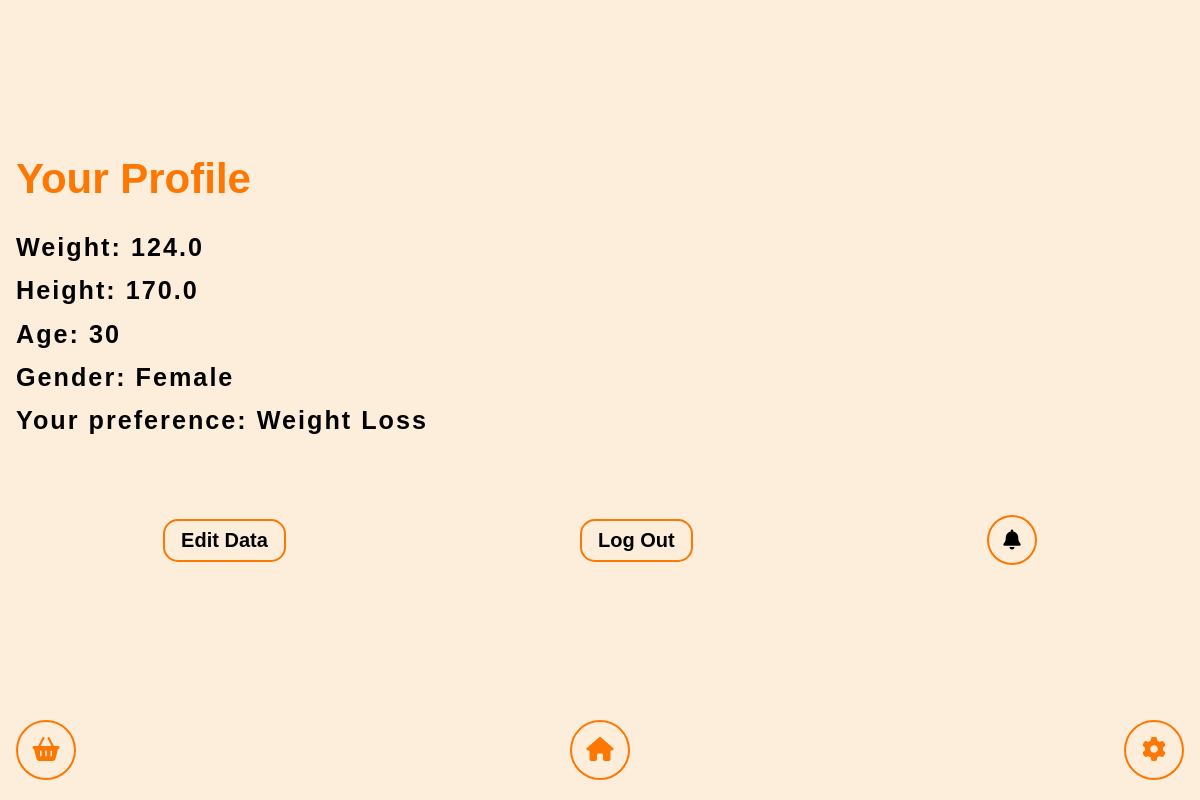
Before: /settings/ (signed in) with the older database file.
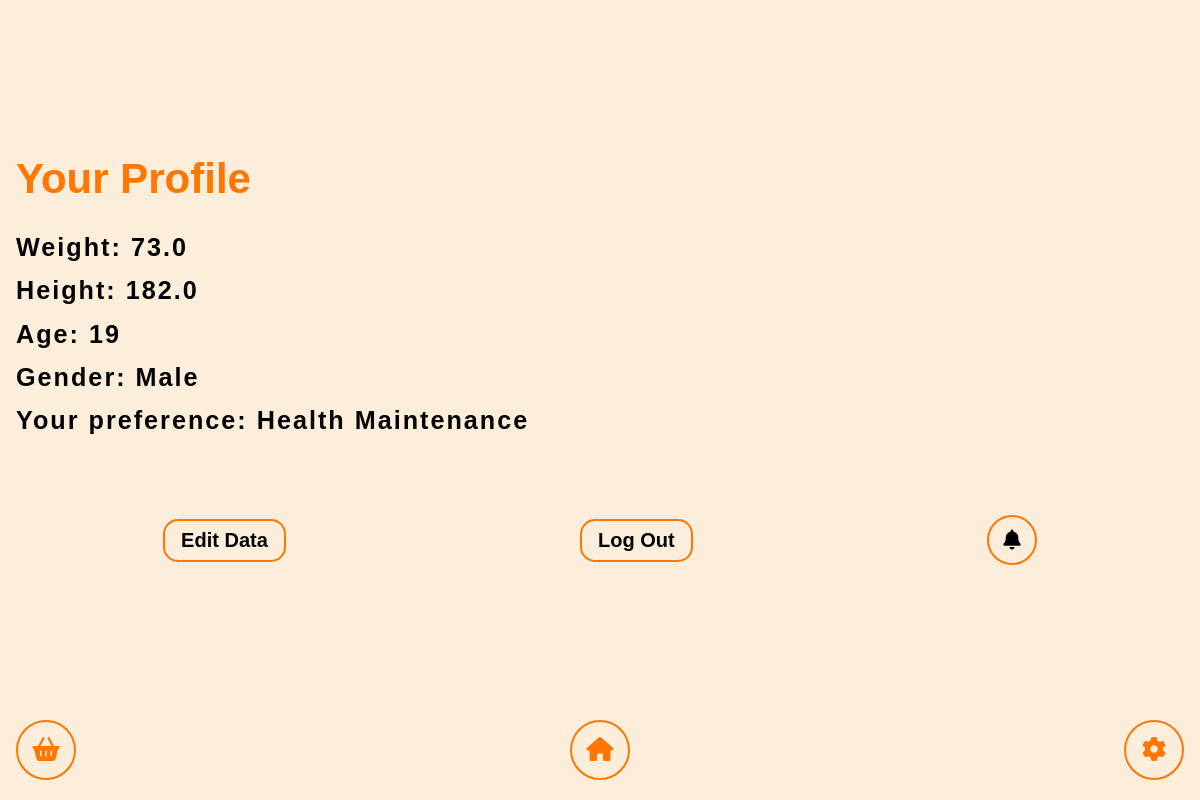
After: the same page with the newer database file.
### nutritions/models.py (models this page shows, shortened)
class UserInfo(models.Model):
    user = models.ForeignKey(User, on_delete=models.CASCADE, null=True, blank=True)
    telegram_id = models.IntegerField(default=0)
    name = models.CharField(max_length=100, default='NoName')
    age = models.IntegerField(default=0)
    weight = models.FloatField(default=0)
    height = models.FloatField(default=0)
    gender = models.CharField(default="NoInfo", max_length=10)
    preference = models.IntegerField(default=0)

### nutritions/views.py (the view)
# urls.py: path('settings/', views.settings_page, name='settings'),
def settings_page(request):
    if request.user.is_authenticated:
        user_info = UserInfo.objects.get(user=User.objects.get(username=request.user))
        return render(request, 'settings_page.html', {'user_info':user_info})
    return redirect(main_page)

### nutritions/templates/settings_page.html (shortened to what this page needs)
{% load static %}
<!DOCTYPE html>
<html lang="en">
  <head>
    <link rel="stylesheet" href="{% static 'nutritions/style.css' %}" />
    <link
      rel="stylesheet"
      href="https://cdnjs.cloudflare.com/ajax/libs/font-awesome/6.6.0/css/all.min.css"
    />
    <link rel="stylesheet" href="{% static 'nutritions/profile.css' %}" />
  </head>
  <body>
    <header>
      <div class="container">
        <nav class="navigation">
          <div class="nav_items">
            <div class="icon_wrapper">
              <a href="/mealPage/"><i class="fa-solid fa-basket-shopping"></i></a>
            </div>
            <div class="icon_wrapper">
              <a href="/"><i class="fa-solid fa-house"></i></a>
            </div>
              {% if request.user.is_authenticated %}
              <div class="icon_wrapper">
              <a href="/settings/"><i class="fa-solid fa-gear"></i></a>
            </div>
              {% else %}
            <div class="icon_wrapper">
              <a href="/login/"><i class="fa-solid fa-user"></i></a>
            </div> {% endif %}
          </div>
        </nav>
      </div>
    </header>
    <main class="main">
      <div class="container">
        <div class="profile">
          <div class="profile_info">
            <h2 class="profile_head">Your Profile</h2>
            <p class="profile_weight">
              Weight: {{ user_info.weight }}
            </p>
            <p class="profile_height">
              Height: {{ user_info.height }}
            </p>
            <p class="profile_age">Age: {{ user_info.age }}</p>
            <p class="profile_gender">
              Gender: {{ user_info.gender }}
            </p>
<p class="profile_preference">
{% if user_info.preference == "-2" %}
              Your preference: Weight Loss
              {% elif user_info.preference == "0" %}
              Your preference: Health Maintenance
              {% elif user_info.preference == "1" %}
              Your preference: Weight Gain <span id="preferenceDisplay"></span>
              {% else %}
              what
              {% endif %}
</p>
          </div>
          <div class="profile_btn">
            <a href="/edit/" class="edit_btn" id="editData">Edit Data</a>
            <a href="/logout/" class="logout_btn" id="logout">Log Out</a>
              {% if user_info.telegram_id != 0 %}
                  <a href="disablenotifications/" class="notification_btn" id="notificationOff"><i class="fa-solid fa-bell-slash"></i></a>
              {% else %}
                  <a href="https://t.me/meal_planner_uzbot" class="notification_btn" id="notificationOn"
              ><i class="fa-solid fa-bell"></i></a>
              {% endif %}
          </div>
        </div>
      </div>
    </main>
  </body>
</html>

### nutritions/static/nutritions/style.css (style rules this page uses)
* { margin: 0; padding: 0; box-sizing: border-box; font-family: "Barlow", sans-serif; }
a { color: inherit; text-decoration: none; }
body { background-color: #fdeedc; }
.container { max-width: 1280px; width: 100%; padding: 0 1rem; margin: 0 auto; }
header { z-index: 100; position: fixed; bottom: 0; left: 0; width: 100%; align-items: center; justify-content: center; }
.navigation { height: 80px; }
.nav_items { display: flex; align-items: center; justify-content: space-between; gap: 20px; font-size: 10px; }
.icon_wrapper { display: flex; align-items: center; justify-content: center; max-width: 60px; height: 60px; border-radius: 50%; width: 100%; background-color: transparent; border: 2px solid #fd7702; transition: all 0.3s ease; }
.icon_wrapper a { font-size: 2.4em; color: #fd7702; }
.main { width: 100%; height: 100vh; display: flex; align-items: center; justify-content: center; }

### nutritions/static/nutritions/profile.css (style rules this page uses)
.main { display: flex; height: 100vh; padding: 5rem 0 10rem 0; align-items: center; justify-content: center; }
.profile { display: flex; align-items: start; justify-content: space-between; flex-direction: column; height: 100%; width: 100%; gap: 5rem; }
.profile_info { display: flex; flex-direction: column; align-items: start; gap: 0.9rem; font-size: 14px; }
.profile_head { color: #fd7702; font-size: 3em; padding-bottom: 1rem; }
.profile_preference, .profile_weight, .profile_age, .profile_height, .profile_gender { font-size: 1.8em; color: #000; font-weight: 600; letter-spacing: 2px; }
.profile_btn { display: flex; align-items: center; justify-content: space-around; width: 100%; font-size: 10px; }
.edit_btn, .logout_btn { font-size: 2em; color: #000; font-weight: 600; border-radius: 15px; border: 2px solid #fd7702; background-color: transparent; outline: none; cursor: pointer; padding: 0.5rem 1rem; }
.notification_btn { font-size: 2em; color: #000; border-radius: 50%; border: 2px solid #fd7702; max-width: 50px; width: 100%; display: flex; align-items: center; justify-content: center; height: 50px; cursor: pointer; }

Changed rows visible on the page:
changed UserInfo: weight "124.0" → "73.0"; height "170.0" → "182.0"; age "30" → "19"; gender "Female" → "Male"
Other visible differences:
text no longer shown: "Your preference: Weight Loss"
text now shown: "Your preference: Health Maintenance"
